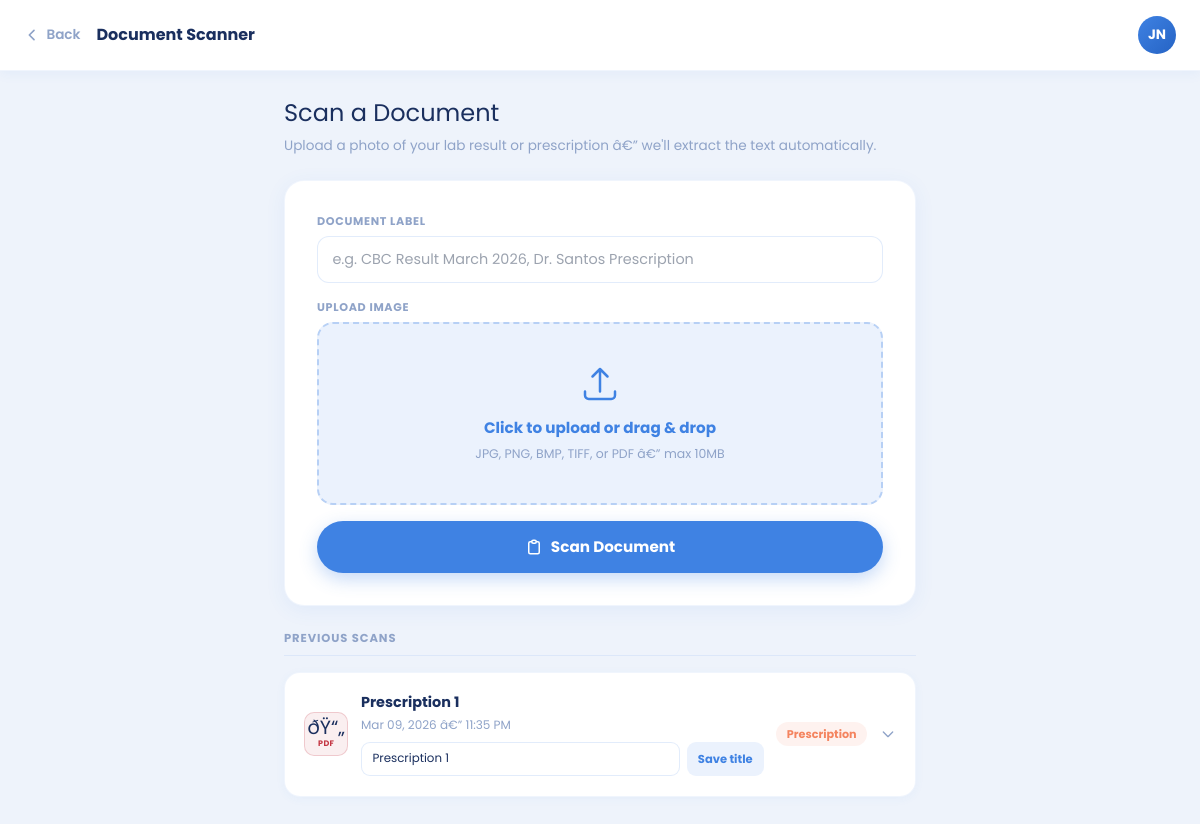
The page /ocr/scan.php (signed in) on the database as committed earlier.
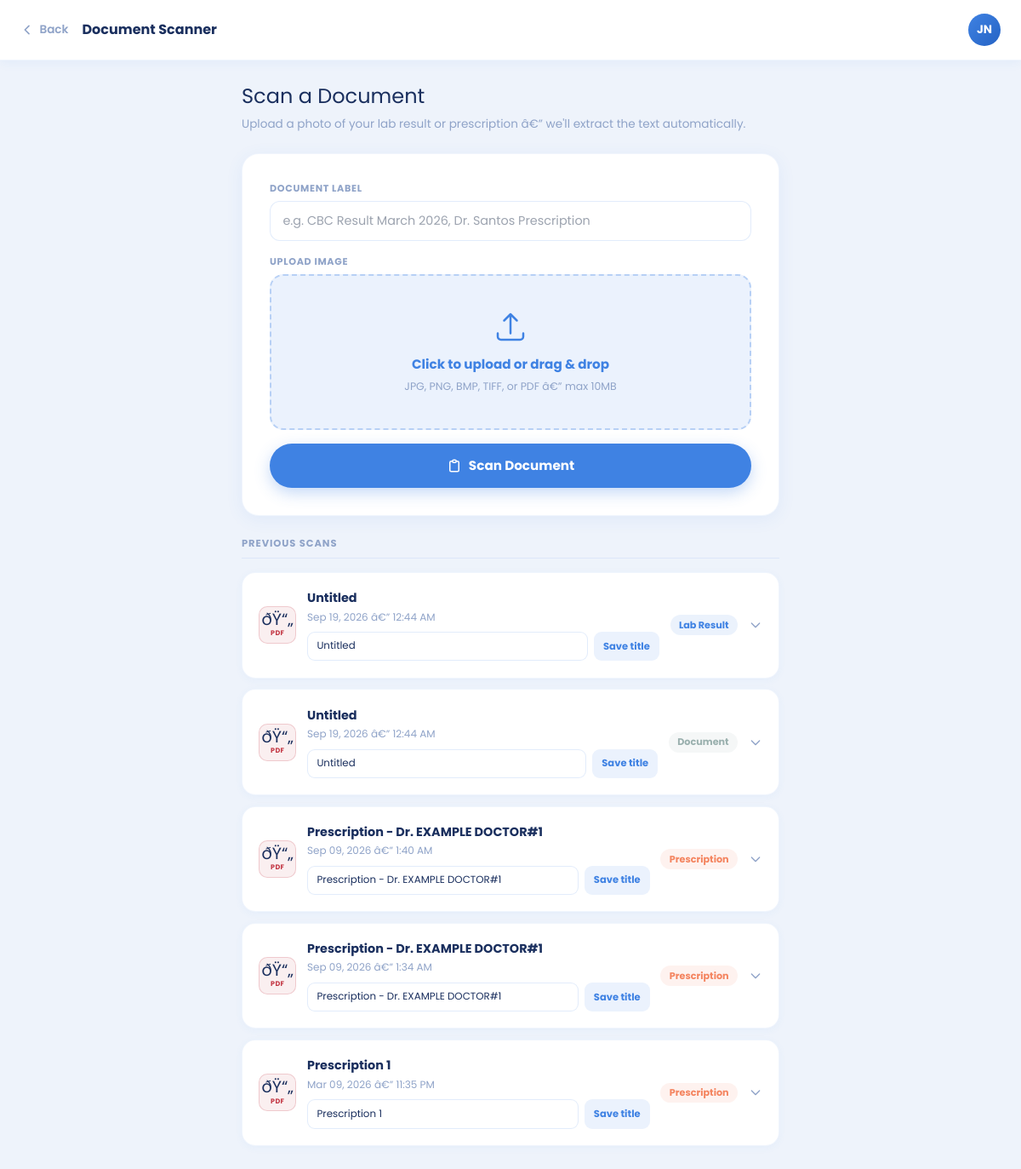
The same page on the database as committed later.
### tables this page shows
CREATE TABLE `patients` (
  `id` int(11) NOT NULL,
  `full_name` varchar(150) NOT NULL,
  `date_of_birth` date NOT NULL,
  `gender` varchar(20) DEFAULT NULL,
  `email` varchar(150) NOT NULL,
  `phone_number` varchar(20) DEFAULT NULL,
  `address` varchar(255) DEFAULT NULL,
  `profile_photo` varchar(255) DEFAULT NULL,
  `emergency_name` varchar(50) DEFAULT NULL,
  `emergency_relationship` varchar(20) DEFAULT NULL,
  `emergency_number` varchar(20) DEFAULT NULL,
  `password` varchar(255) NOT NULL,
  `security_question` varchar(100) DEFAULT NULL,
  `security_answer` varchar(255) DEFAULT NULL,
  `home_address` varchar(100) DEFAULT NULL,
  `city` varchar(50) DEFAULT NULL,
  `country_region` varchar(50) DEFAULT NULL,
  `insurance_provider` varchar(20) DEFAULT NULL,
  `insurance_policy_no` varchar(20) DEFAULT NULL,
  `preferred_language` varchar(20) DEFAULT NULL,
  `google_id` varchar(255) DEFAULT NULL,
  `auth_provider` varchar(20) NOT NULL DEFAULT 'local',
  `created_at` timestamp NULL DEFAULT current_timestamp(),
  `updated_at` timestamp NULL DEFAULT current_timestamp() ON UPDATE current_timestamp(),
  `is_verified` tinyint(1) NOT NULL DEFAULT 0,
  `verification_token` varchar(64) DEFAULT NULL,
  `token_expires_at` datetime DEFAULT NULL,
  `reset_token` varchar(64) DEFAULT NULL,
  `reset_expires` datetime DEFAULT NULL,
  `is_active` tinyint(1) NOT NULL DEFAULT 1,
  `remember_selector` varchar(32) DEFAULT NULL,
  `remember_validator_hash` varchar(64) DEFAULT NULL,
  `remember_expires` datetime DEFAULT NULL,
  `two_factor_enabled` tinyint(1) NOT NULL DEFAULT 0,
  `notif_appointment_reminders` tinyint(1) NOT NULL DEFAULT 1,
  `notif_payment_notifications` tinyint(1) NOT NULL DEFAULT 1,
  `notif_medical_record_updates` tinyint(1) NOT NULL DEFAULT 1,
  `account_status` varchar(20) NOT NULL DEFAULT 'active',
  `is_guest` tinyint(1) NOT NULL DEFAULT 0
);

CREATE TABLE `lab_results` (
  `id` int(11) NOT NULL,
  `patient_id` int(11) NOT NULL,
  `file_path` varchar(255) NOT NULL,
  `doc_type` enum('lab_result','prescription','lab_request','med_cert','unknown') DEFAULT 'unknown',
  `doc_label` varchar(200) DEFAULT NULL,
  `extracted_text` longtext DEFAULT NULL,
  `uploaded_at` timestamp NULL DEFAULT current_timestamp()
);

### ocr/scan.php (the view, shortened to what this page needs)
<?php
require_once '../database/config.php';
$patient_id = $_SESSION['patient_id'];
$p = $conn->query("SELECT * FROM patients WHERE id = $patient_id")->fetch_assoc();
$initials = strtoupper(substr($p['full_name'],0,1).(strpos($p['full_name'],' ')!==false?substr($p['full_name'],strpos($p['full_name'],' ')+1,1):''));
$scan_per_page = 5;
$scan_page = max(1, (int)($_GET['scan_page'] ?? 1));
$scan_total_res = $conn->query("SELECT COUNT(*) AS total FROM lab_results WHERE patient_id = $patient_id");
$scan_total_row = $scan_total_res ? $scan_total_res->fetch_assoc() : ['total' => 0];
$scan_total = (int)($scan_total_row['total'] ?? 0);
$scan_total_pages = max(1, (int)ceil($scan_total / $scan_per_page));
$scan_page = min($scan_page, $scan_total_pages);
$scan_offset = ($scan_page - 1) * $scan_per_page;
$past_scans = $conn->query("
  SELECT * FROM lab_results
  WHERE patient_id = $patient_id
  ORDER BY uploaded_at DESC
  LIMIT $scan_per_page OFFSET $scan_offset
");
$type_labels = [
    'lab_result'   => ['label'=>'Lab Result',   'color'=>'#3F82E3', 'bg'=>'rgba(63,130,227,0.1)',  'icon'=>'ðŸ§ª'],
    'prescription' => ['label'=>'Prescription', 'color'=>'#f4845f', 'bg'=>'rgba(244,132,95,0.1)',  'icon'=>'ðŸ’Š'],
    'unknown'      => ['label'=>'Document',     'color'=>'#9ab0ae', 'bg'=>'rgba(154,176,174,0.1)', 'icon'=>'ðŸ“„'],
];
?>
<!DOCTYPE html>
<html lang="en">
<head>
  <script src="https://cdn.tailwindcss.com"></script>
</head>
<body>
<div class="top-header">
  <div style="display:flex;align-items:center;gap:1rem;">
    <a href="../dashboard.php" class="back-btn">
      <svg width="16" height="16" fill="none" viewBox="0 0 24 24" stroke="currentColor" stroke-width="2.5"><path stroke-linecap="round" stroke-linejoin="round" d="M15 19l-7-7 7-7"/></svg>
      Back
    </a>
    <div style="font-family:'Poppins',sans-serif;font-weight:700;font-size:1rem;color:var(--text);">Document Scanner</div>
  </div>
  <div style="display:flex;align-items:center;gap:0.8rem;">
    <?php if($p['profile_photo']): ?>
      <div class="avatar-circle" style="display:none;"><?= $initials ?></div>
    <?php else: ?>
      <div class="avatar-circle"><?= $initials ?></div>
    <?php endif; ?>
  </div>
</div>
<div class="page-wrap">
  <div style="margin-bottom:1.5rem;">
    <h2 style="font-size:1.5rem;margin-bottom:0.3rem;">Scan a Document</h2>
    <p style="font-size:0.85rem;color:var(--muted);">Upload a photo of your lab result or prescription â€” we'll extract the text automatically.</p>
  </div>
  <div class="upload-card">
    <form method="POST" enctype="multipart/form-data" id="scanForm">
      <div style="margin-bottom:1rem;">
        <label class="field-label">Document Label</label>
        <input type="text" name="doc_label" class="field-input" placeholder="e.g. CBC Result March 2026, Dr. Santos Prescription"/>
      </div>
      <label class="field-label">Upload Image</label>
      <div class="drop-zone" id="dropZone">
        <svg fill="none" viewBox="0 0 24 24" stroke="currentColor" stroke-width="1.5"><path stroke-linecap="round" stroke-linejoin="round" d="M3 16.5v2.25A2.25 2.25 0 005.25 21h13.5A2.25 2.25 0 0021 18.75V16.5m-13.5-9L12 3m0 0l4.5 4.5M12 3v13.5"/></svg>
        <div class="main-text">Click to upload or drag & drop</div>
        <div class="sub-text">JPG, PNG, BMP, TIFF, or PDF â€” max 10MB</div>
      </div>
      <button type="submit" class="btn-scan" id="scanBtn">
        <svg width="18" height="18" fill="none" viewBox="0 0 24 24" stroke="currentColor" stroke-width="2"><path stroke-linecap="round" stroke-linejoin="round" d="M9 5H7a2 2 0 00-2 2v12a2 2 0 002 2h10a2 2 0 002-2V7a2 2 0 00-2-2h-2M9 5a2 2 0 002 2h2a2 2 0 002-2M9 5a2 2 0 012-2h2a2 2 0 012 2"/></svg>
        Scan Document
      </button>
    </form>
  </div>
  <?php if($past_scans && $past_scans->num_rows > 0): ?>
  <div style="margin-bottom:1rem;">
    <div style="font-size:0.72rem;font-weight:700;text-transform:uppercase;letter-spacing:0.08em;color:var(--muted);border-bottom:1px solid rgba(63,130,227,0.1);padding-bottom:0.5rem;margin-bottom:1rem;">Previous Scans</div>
    <?php while($scan = $past_scans->fetch_assoc()):
      $t   = $type_labels[$scan['doc_type']] ?? $type_labels['unknown'];
      $ext = strtolower(pathinfo($scan['file_path'], PATHINFO_EXTENSION));
    ?>
    <div class="scan-item" onclick="toggleScan(<?= $scan['id'] ?>)">
      <div class="scan-head-row">
        <?php if($ext === 'pdf'): ?>
          <div style="width:44px;height:44px;border-radius:10px;background:rgba(195,54,67,0.08);border:1px solid rgba(195,54,67,0.2);display:flex;flex-direction:column;align-items:center;justify-content:center;flex-shrink:0;gap:1px;">
            <span style="font-size:1.2rem;line-height:1;">ðŸ“„</span>
            <span style="font-size:0.5rem;font-weight:700;color:#C33643;letter-spacing:0.04em;">PDF</span>
          </div>
        <?php else: ?>
          <img src="../<?= htmlspecialchars($scan['file_path']) ?>" style="width:44px;height:44px;object-fit:cover;border-radius:10px;border:1px solid rgba(63,130,227,0.1);flex-shrink:0;"/>
        <?php endif; ?>
        <div class="scan-main">
          <div class="scan-title"><?= htmlspecialchars($scan['doc_label'] ?: 'Untitled') ?></div>
          <div style="font-size:0.75rem;color:var(--muted);margin-top:0.1rem;"><?= date('M d, Y â€” g:i A', strtotime($scan['uploaded_at'])) ?></div>
          <form method="POST" style="display:flex;gap:0.45rem;margin-top:0.55rem;" onclick="event.stopPropagation();">
            <input
              type="text"
              name="new_label"
              value="<?= htmlspecialchars($scan['doc_label'] ?: 'Untitled') ?>"
              class="field-input"
              style="padding:0.45rem 0.65rem;font-size:0.74rem;border-radius:9px;"
              maxlength="120"
            />
            <button
              type="submit"
              style="border:none;border-radius:9px;background:var(--blue-light);color:var(--blue);font-weight:700;font-size:0.72rem;padding:0.45rem 0.68rem;cursor:pointer;white-space:nowrap;"
            >
              Save title
            </button>
          </form>
        </div>
        <span class="badge" style="background:<?= $t['bg'] ?>;color:<?= $t['color'] ?>;"><?= $t['label'] ?></span>
        <svg width="16" height="16" fill="none" viewBox="0 0 24 24" stroke="currentColor" stroke-width="2" id="arrow-<?= $scan['id'] ?>" style="color:var(--muted);flex-shrink:0;transition:transform 0.25s;"><path stroke-linecap="round" stroke-linejoin="round" d="M19 9l-7 7-7-7"/></svg>
      </div>
    </div>
    <?php endwhile; ?>
  </div>
  <?php endif; ?>
</div>
</body>
</html>

### ocr/scan.php (style rules this page uses)
:root { --red:#C33643; --green:#244441; --blue:#3F82E3; --blue-dark:#2563C4; --blue-light:#EBF2FD; --bg:#EEF3FB; --white:#FFFFFF; --text:#1a2f5e; --muted:#8fa3c8; }
* { box-sizing:border-box; }
body { font-family:'Poppins',sans-serif; background:var(--bg); color:var(--text); min-height:100vh; margin:0; }
h1,h2,h3 { font-family:'Poppins',sans-serif; }
.top-header { background:var(--white); padding:1rem 1.5rem; display:flex; align-items:center; justify-content:space-between; border-bottom:1px solid rgba(63,130,227,0.08); box-shadow:0 2px 12px rgba(63,130,227,0.07); position:sticky; top:0; z-index:50; }
.back-btn { display:inline-flex; align-items:center; gap:0.4rem; color:var(--muted); font-size:0.85rem; font-weight:600; text-decoration:none; transition:color 0.2s; }
.avatar-circle { width:38px; height:38px; border-radius:50%; background:linear-gradient(135deg,var(--blue),var(--blue-dark)); color:#fff; display:flex; align-items:center; justify-content:center; font-weight:700; font-size:0.85rem; }
.page-wrap { max-width:680px; margin:0 auto; padding:1.5rem; }
.upload-card { background:var(--white); border-radius:20px; padding:2rem; border:1px solid rgba(63,130,227,0.08); box-shadow:0 4px 20px rgba(63,130,227,0.08); margin-bottom:1.5rem; }
.drop-zone { border:2px dashed rgba(63,130,227,0.3); border-radius:16px; padding:2.5rem 1rem; text-align:center; cursor:pointer; transition:all 0.25s; background:var(--blue-light); position:relative; }
.drop-zone svg { width:40px; height:40px; stroke:var(--blue); margin:0 auto 0.8rem; display:block; }
.drop-zone .main-text { font-weight:700; color:var(--blue); font-size:0.95rem; }
.drop-zone .sub-text { font-size:0.78rem; color:var(--muted); margin-top:0.3rem; }
.field-label { display:block; font-size:0.7rem; font-weight:700; letter-spacing:0.06em; text-transform:uppercase; color:var(--muted); margin-bottom:0.4rem; }
.field-input { width:100%; padding:0.72rem 0.9rem; border:1.5px solid rgba(63,130,227,0.15); border-radius:12px; font-family:'Poppins',sans-serif; font-size:0.9rem; color:var(--text); background:var(--white); outline:none; transition:border-color 0.2s; }
.btn-scan { width:100%; padding:0.9rem; border-radius:50px; background:var(--blue); color:#fff; font-weight:700; font-size:0.95rem; border:none; cursor:pointer; transition:all 0.3s; box-shadow:0 6px 18px rgba(63,130,227,0.3); display:flex; align-items:center; justify-content:center; gap:0.5rem; font-family:'Poppins',sans-serif; margin-top:1rem; }
.scan-item { background:var(--white); border-radius:16px; padding:1.2rem; border:1px solid rgba(63,130,227,0.08); margin-bottom:0.8rem; box-shadow:0 2px 10px rgba(63,130,227,0.05); cursor:pointer; transition:all 0.2s; }
.badge { display:inline-block; padding:0.22rem 0.65rem; border-radius:50px; font-size:0.7rem; font-weight:700; }
.scan-head-row { display:flex; align-items:center; gap:0.8rem; }
.scan-main { flex:1; min-width:0; }
.scan-title { font-weight:700; font-size:0.9rem; white-space:nowrap; overflow:hidden; text-overflow:ellipsis; }

Rows that differ between the two databases and show on the page:
added lab_results: shows "ðŸ“„", doc_label "Untitled", uploaded_at "Sep 19, 2026 â€” 12:44 AM", new_label "Untitled", doc_type "Lab Result"
added lab_results: shows "ðŸ“„", doc_label "Untitled", uploaded_at "Sep 19, 2026 â€” 12:44 AM", new_label "Untitled", doc_type "Document"
added lab_results: shows "ðŸ“„", doc_label "Prescription - Dr. EXAMPLE DOCTOR#1", uploaded_at "Sep 09, 2026 â€” 1:40 AM", new_label "Prescription - Dr. EXAMPLE DOCTOR#1", doc_type "Prescription"
added lab_results: shows "ðŸ“„", doc_label "Prescription - Dr. EXAMPLE DOCTOR#1", uploaded_at "Sep 09, 2026 â€” 1:34 AM", new_label "Prescription - Dr. EXAMPLE DOCTOR#1", doc_type "Prescription"
